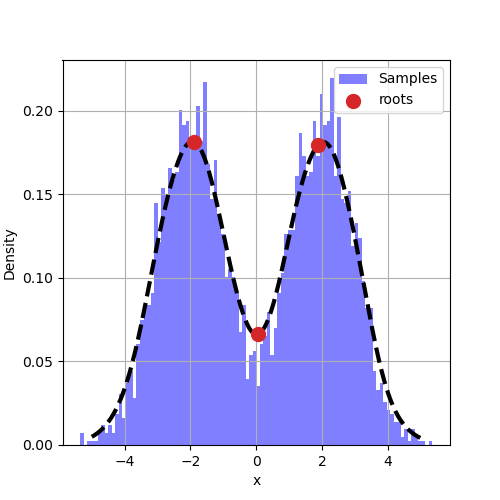

Reproduce this figure in Python.
import numpy as np
import matplotlib.pyplot as plt
from scipy import stats



def is_root(fa, fb):
    # helper function to determine if f(a) and f(b) cross zero.
    return fa * fb < 0 # True if root, False if not.

##### First Derivative of Gaussian KDE PDF
def first_deriv_pdf(x, mu, s):
    """
    Evaluate the first derivative of a Gaussian Kernel Density Estimation (KDE) at x.

    Parameters:
        x (float): point at which to evaluate the first derivative.
        mu (array-like): Points being used to fit KDE, each fit with a normal distribution
        s (float): KDE bandwidth (smoothing)

    Returns:
        float: Value of the first derivative at point x.
    """
    N = len(mu)
    fact = -(1 / (((2 * np.pi) ** 0.5) * N * s ** 3.))
    xmm = x - mu
    return fact * (np.exp(-((xmm) ** 2.) / (2 * s ** 2.)) * xmm).sum(axis=0)

def recursive_rootfinding(a, b, tol, fargs, f=first_deriv_pdf):
    """
    Recursively find roots of a function within a given interval.

    Parameters:
        a (float): Lower bound of the interval.
        b (float): Upper bound of the interval.
        tol (float): Tolerance level for root determination.
        fargs (tuple): Additional arguments to be passed to the function f.
        f (function): Function to be evaluated.

    Returns:
        list: List of roots within the given interval.
    """
    roots = []  # Save roots
    mp = (b + a) / 2.  # Midpoint
        
    if (b - a) > tol:  # Not within tolerance, refine search
        roots += recursive_rootfinding(a, mp, tol, fargs)  # Check left side
        roots += recursive_rootfinding(mp, b, tol, fargs)  # Check right side 
    else:  # Within tolerance, determine if root or not
        if is_root(f(a, *fargs), f(b, *fargs)):  # Use midpoint as root
            return [mp]
        else:  # Not a root
            return []
    
    return roots

#generate a synthetic bimodal distribution to find roots on
n=2000 # n for each sample

m1, s1 = 2, 1 #mean, sigma
m2, s2 = -2, 1 #mean, sigma

samp1 = np.random.normal(loc=m1, scale=s1, size=n)
samp2 = np.random.normal(loc=m2, scale=s2, size=n)
ss= np.concatenate((samp1,samp2))

# Plot the distributions
fig=plt.figure(figsize=(5, 5))
#plot histogram of samples
plt.hist(ss, bins =100, alpha=0.5, color='blue', density=True, label = 'Samples')
#fit a kernel density estimate (KDE) to distribution
kde= stats.gaussian_kde(ss)
p = np.linspace(-5,5,1000)
plt.plot(p, kde(p), color = 'k', linestyle='--', lw=3)

#find roots of KDE using recursive rootfinding algo.
bw = 0.45730505192732634 * np.std(ss) #use Scott's Rule for bandwidth smoothing
roots = recursive_rootfinding(np.min(ss), np.max(ss), tol=bw/10, fargs=(ss, bw))
#plot roots
plt.scatter(roots, kde(roots), color ='tab:red',s=100,zorder=2, label='roots')


plt.xlabel('x')
plt.ylabel('Density')
plt.legend()
plt.grid(True)
fig.savefig('./root_finding.png')
plt.show()